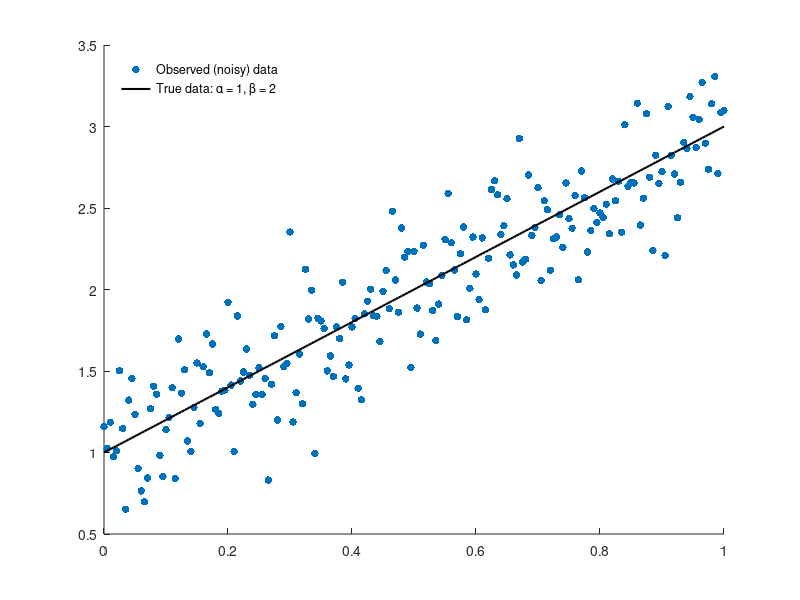
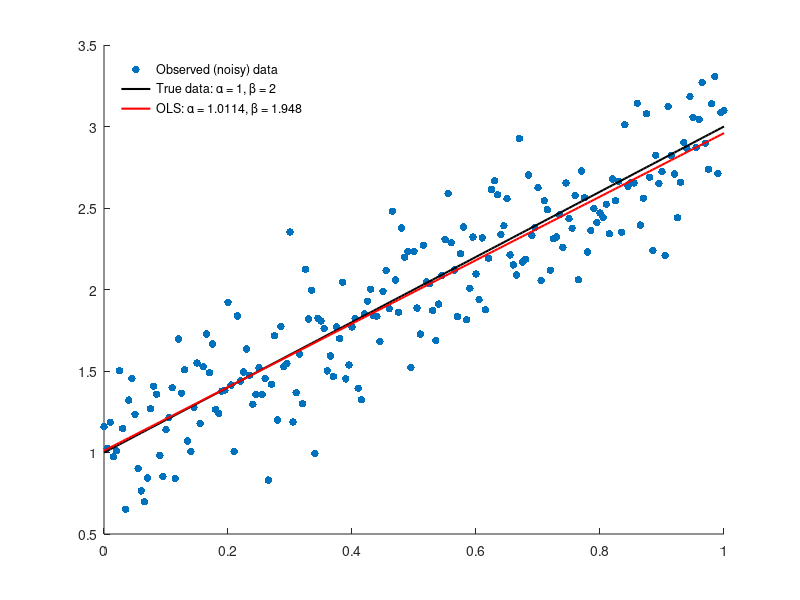

The MATLAB source for these figures, in order: (Note: this script raises an error after producing the figures.)
% Example of using OOP on a simple linear regression problem

% Data
x = [0:.005:1]';
alpha = 1;              % Intercept
beta  = 2;              % Slope
e = 0.25*randn(1,length(x)); % Noise

% Define equation
y_true     = alpha + beta*x;
y_observed = y_true + e(:);

% Plot the data
fig = figure('color','w');
s1 = scatter(x,y_observed,30,'filled'); hold on;
p1 = plot(x,y_true,'color','k','Linewidth',1.5);
legend([s1,p1],{'Observed (noisy) data',['True data: \alpha = ' num2str(alpha) ', \beta = ' num2str(beta)] },'Box','off','Location','northwest')

%% Perform OLS regression
X = [ones(length(x),1), x]; % Add column for intercept
params = pinv(X'*X)*(X'*y_observed);

% Get estimated params
alpha_hat = params(1);
beta_hat  = params(2);

% Get estimated linear fit
y_hat = alpha_hat + beta_hat*x;


% Plot the data
close;
fig = figure('color','w');
s1 = scatter(x,y_observed,30,'filled'); hold on;
p1 = plot(x,y_true,'color','k','Linewidth',1.5);
p2 = plot(x,y_hat,'color','r','Linewidth',1.5);
leg_labels = {'Observed (noisy) data',['True data: \alpha = ' num2str(alpha) ', \beta = ' num2str(beta)], ['OLS: \alpha = ' num2str(alpha_hat) ', \beta = ' num2str(beta_hat)] };
legend([s1,p1,p2],leg_labels,'Box','off','Location','northwest')


%% Now consider that we can just write the two things we do as functions

% Get params
params = OLS(x,y_observed)

% Plot data - note that in our function we are pretending like we don't 
% know the true data
fig = plot_OLS(x,y_observed,params);

% Of course we can add it if we wanted...
hold on; 
p1 = plot(x,y_true,'color','k','Linewidth',1.5);


%% Lets try writing an OLS class

% The passing of params to various functions can get cumbrersome if you
% need to pass alot of things around. We can instead write an OLS class
% that can have properties and methods

% Define class
obj = OLSclass(x,y_observed)

% Notice (in the command window) that obj has x,y, and X but not params/
% y_hat since we have not trained the model yet.

%% Plot the data
fig = obj.plot_OLS();

%% Run regression 
close; 

% No need to pass the data because its been assigned above. We execute the 
% function but just calling it. 
obj.train()

% Now take a look at the object again and see that everything is there
obj

%% Correlation
% We can check the correlation coefficient between our actual data and 
% our noisy data/ true data.

% Correlation between noisy observed data and estimated data
r1 = obj.PearsonCorr(y_observed,obj.y_hat)

%% Plot the data
fig = obj.plot_OLS();

%% Add true data to fig object output from our class method
plot(x,y_true,'color','k','Linewidth',1.5,'DisplayName',['True data: \alpha = ' num2str(alpha) ', \beta = ' num2str(beta)])
